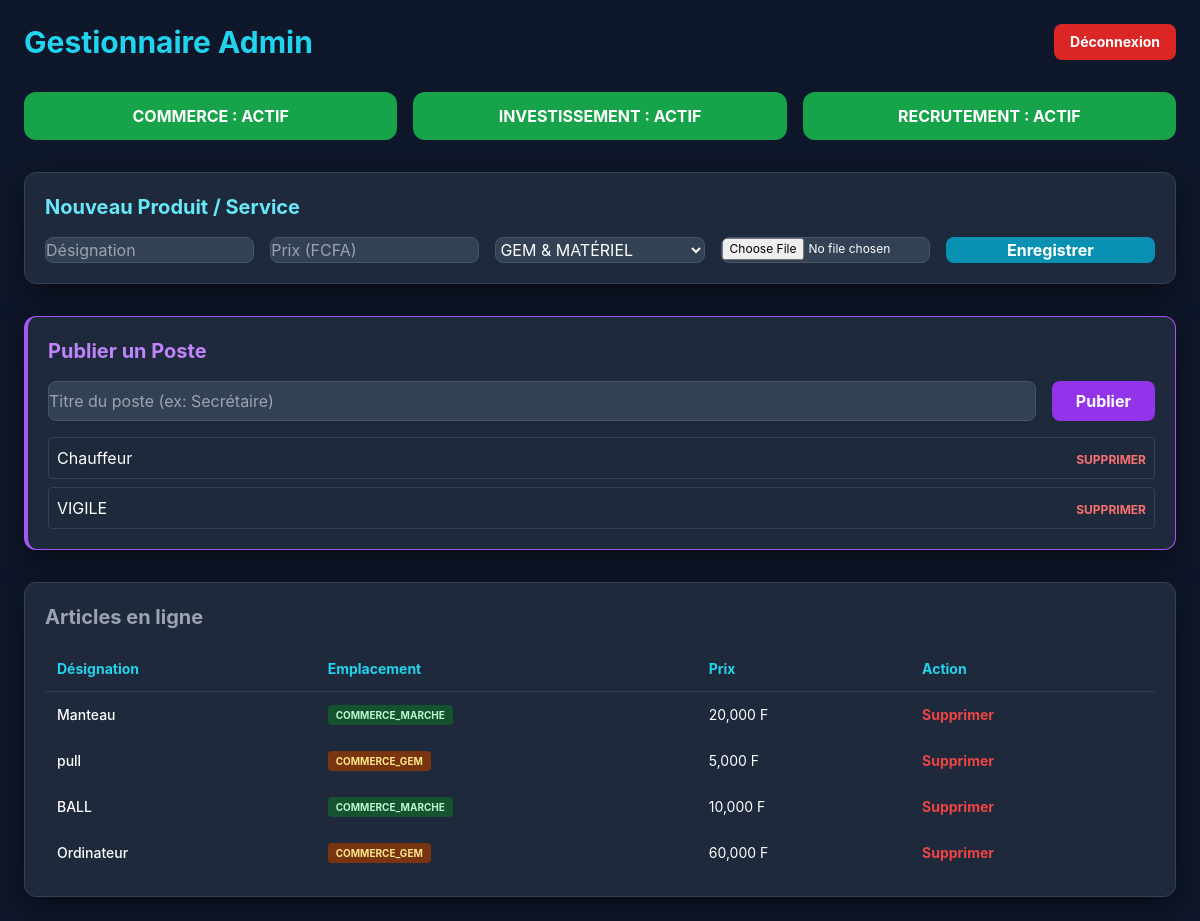
Page /MEDJOGBE11/panel (signed in) on the committed database.
### app.py (models this page shows)
class FeatureFlag(db.Model):
    id = db.Column(db.Integer, primary_key=True)
    key = db.Column(db.String(50), unique=True, nullable=False)
    active = db.Column(db.Boolean, default=True)

class Poste(db.Model):
    id = db.Column(db.Integer, primary_key=True)
    titre = db.Column(db.String(100), nullable=False)

class Produit(db.Model):
    id = db.Column(db.Integer, primary_key=True)
    designation = db.Column(db.String(100), nullable=False)
    prix = db.Column(db.Float, nullable=False)
    section = db.Column(db.String(50), nullable=False)
    image = db.Column(db.String(255))
    cloudinary_id = db.Column(db.String(100))

### app.py (the view, shortened to what this page needs)
@app.route("/MEDJOGBE11/panel", methods=["GET", "POST"])
def admin_panel():
    if not session.get("admin_logged_in"):
        return redirect(url_for("admin_login"))
    try:
        return render_template("admin_panel.html",
                               flags={f.key: f.active for f in FeatureFlag.query.all()},
                               produits=Produit.query.all(),
                               postes=Poste.query.all())
    except Exception as e:
        return f"Erreur: {str(e)}"

### app.py (called while the page is built)
@app.context_processor
def inject_flags():
    try:
        flags = {f.key: f.active for f in FeatureFlag.query.all()}
        return {'flags': flags}
    except:
        return {'flags': {'commerce': True, 'investissement': True, 'recrutement': True}}

### templates/admin_panel.html (shortened to what this page needs)
<!DOCTYPE html>
<html lang="fr">
<head>
    <script src="https://cdn.tailwindcss.com"></script>
</head>
<body class="p-6">
    <div class="flex justify-between items-center mb-8">
        <h1 class="text-3xl font-bold text-cyan-400">Gestionnaire Admin</h1>
        <a href="{{ url_for('admin_logout') }}" class="bg-red-600 px-4 py-2 rounded-lg font-bold text-sm hover:bg-red-500 transition">Déconnexion</a>
    </div>
    <div class="grid grid-cols-1 md:grid-cols-3 gap-4 mb-8 text-center">
        {% for key, val in flags.items() %}
        <form method="POST">
            <button class="w-full py-3 rounded-xl font-bold transition {{ 'bg-green-600 hover:bg-green-500' if val else 'bg-red-600 hover:bg-red-500' }}">
                {{ key|upper }} : {{ 'ACTIF' if val else 'BLOQUÉ' }}
            </button>
        </form>
        {% endfor %}
    </div>
    <div class="card mb-8">
        <h2 class="text-xl mb-4 font-bold text-cyan-300">Nouveau Produit / Service</h2>
        <form method="POST" enctype="multipart/form-data" class="grid grid-cols-1 md:grid-cols-5 gap-4">
            <input type="text" name="designation" placeholder="Désignation" required>
            <input type="number" name="price" placeholder="Prix (FCFA)" required>
            <select name="category">
                <optgroup label="Commerce">
                    <option value="commerce_gem">GEM & MATÉRIEL</option>
                </optgroup>
            </select>
            <input type="file" name="image_file" accept="image/*" class="text-xs">
            <button class="bg-cyan-600 rounded-lg font-bold hover:bg-cyan-500 transition">Enregistrer</button>
        </form>
    </div>
    <div class="card mb-8 border-l-4 border-purple-500">
        <h2 class="text-xl mb-4 font-bold text-purple-400">Publier un Poste</h2>
        <form method="POST" class="flex gap-4 mb-4">
            <input type="text" name="titre_poste" placeholder="Titre du poste (ex: Secrétaire)" required class="flex-1">
            <button class="bg-purple-600 px-6 py-2 rounded-lg font-bold hover:bg-purple-500 transition">Publier</button>
        </form>
        <div class="space-y-2">
            {% for poste in postes %}
            <div class="flex justify-between bg-slate-800 p-2 rounded border border-slate-700">
                <span>{{ poste.titre }}</span>
                <form method="POST" onsubmit="return confirm('Supprimer ce poste ?');">
                    <button class="text-red-400 text-xs font-bold uppercase hover:text-red-300">Supprimer</button>
                </form>
            </div>
            {% endfor %}
        </div>
    </div>
    <div class="card overflow-x-auto">
        <h2 class="text-xl mb-4 font-bold text-gray-400">Articles en ligne</h2>
        <table class="w-full text-left">
            <tr class="border-b border-slate-700 text-cyan-400 text-sm">
                <th class="p-3">Désignation</th>
                <th class="p-3">Emplacement</th>
                <th class="p-3">Prix</th>
                <th class="p-3">Action</th>
            </tr>
            {% for p in produits %}
            <tr class="border-b border-slate-800 text-sm hover:bg-slate-800/50">
                <td class="p-3 font-medium">{{ p.designation }}</td>
                <td class="p-3">
                    <span class="px-2 py-1 rounded text-[10px] font-bold {{ 'bg-amber-900 text-amber-200' if p.section == 'commerce_gem' else 'bg-green-900 text-green-200' }}">
                        {{ p.section|upper }}
                    </span>
                </td>
                <td class="p-3">{{ "{:,.0f}".format(p.prix) }} F</td>
                <td class="p-3">
                    <form method="POST" onsubmit="return confirm('Supprimer cet article ?');">
                        <button class="text-red-500 font-bold hover:text-red-400">Supprimer</button>
                    </form>
                </td>
            </tr>
            {% endfor %}
        </table>
    </div>
</body>
</html>

### templates/admin_panel.html (style rules this page uses)
body { background: #0f172a; color: white; font-family: 'Inter', sans-serif; }
.card { background: #1e293b; border-radius: 12px; padding: 20px; box-shadow: 0 10px 30px rgba(0,0,0,0.5); border: 1px solid #334155; }
input, select { background: #334155; border: 1px solid #475569; color: white; padding: 10px; border-radius: 8px; outline: none; transition: 0.2s; }

### rows in the picture
FeatureFlag: key "COMMERCE", value "ACTIF"
FeatureFlag: key "INVESTISSEMENT", value "ACTIF"
FeatureFlag: key "RECRUTEMENT", value "ACTIF"
Poste: titre "Chauffeur"
Poste: titre "VIGILE"
Produit: designation "Manteau", section "COMMERCE_MARCHE", prix "20,000"
Produit: designation "pull", section "COMMERCE_GEM", prix "5,000"
Produit: designation "BALL", section "COMMERCE_MARCHE", prix "10,000"
Produit: designation "Ordinateur", section "COMMERCE_GEM", prix "60,000"
